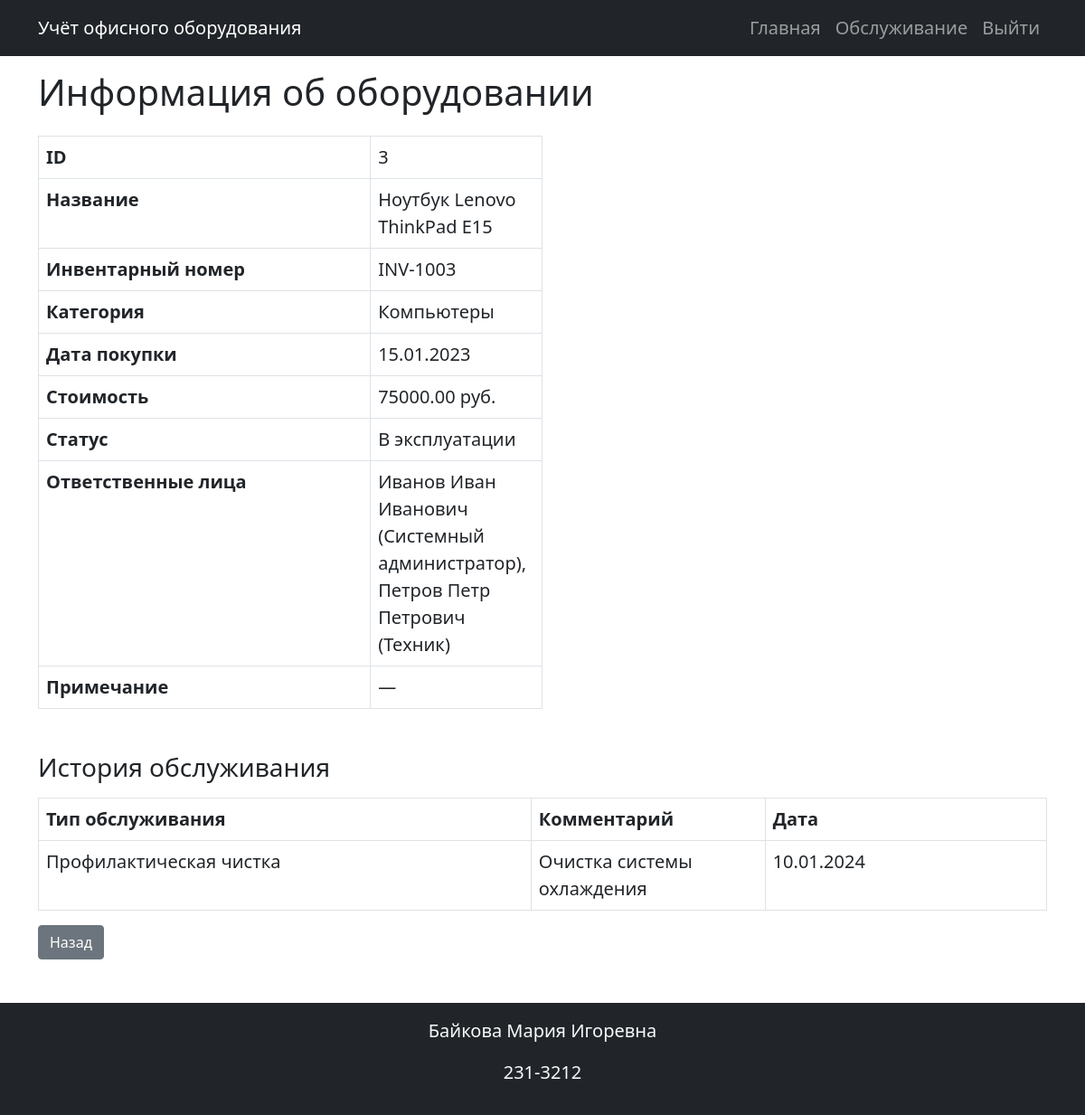
The page /equipment/3 (signed in) on the database its author committed.
### models.py (models this page shows)
class Equipment(db.Model):
    id = db.Column(db.Integer, primary_key=True)
    name = db.Column(db.String(255), nullable=False)
    inventory_number = db.Column(db.String(100), nullable=False, unique=True)
    category_id = db.Column(db.Integer, db.ForeignKey('category.id'), nullable=False)
    purchase_date = db.Column(db.Date, nullable=False)
    cost = db.Column(db.Numeric(10, 2), nullable=False)
    status = db.Column(db.Enum('В эксплуатации', 'На ремонте', 'Списано'), nullable=False, default='В эксплуатации')
    comment = db.Column(db.Text)
    category = db.relationship('Category', backref='equipments')
    photo = db.relationship("Photo", back_populates="equipment", uselist=False, cascade='all, delete-orphan')
    service_records = db.relationship('ServiceHistory', backref='equipment', cascade='all, delete-orphan')
    responsible_persons = db.relationship('ResponsiblePerson', secondary=equipment_responsible, back_populates='equipments')

class Category(db.Model):
    id = db.Column(db.Integer, primary_key=True)
    name = db.Column(db.String(100), nullable=False)
    description = db.Column(db.Text, nullable=False)

class ResponsiblePerson(db.Model):
    id = db.Column(db.Integer, primary_key=True)
    full_name = db.Column(db.String(255), nullable=False)
    position = db.Column(db.String(100), nullable=False)
    contact_info = db.Column(db.String(255), nullable=False)
    equipments = db.relationship('Equipment', secondary=equipment_responsible, back_populates='responsible_persons')

class ServiceHistory(db.Model):
    id = db.Column(db.Integer, primary_key=True)
    equipment_id = db.Column(db.Integer, db.ForeignKey('equipment.id'), nullable=False)
    date = db.Column(db.Date, nullable=False)
    service_type = db.Column(db.String(100), nullable=False)
    comment = db.Column(db.Text)

### equipment_bp.py (the view)
@equipment_bp.route('/<int:equipment_id>')
@login_required
@check_rights('view_equipment')
def view_equipment(equipment_id):
    equipment = Equipment.query.get_or_404(equipment_id)
    service_history = []
    if current_user.role.name in ['Admin', 'Technician']:
        service_history = ServiceHistory.query.filter_by(equipment_id=equipment.id).order_by(ServiceHistory.date.desc()).all()
    return render_template('view_equipment.html', equipment=equipment, service_history=service_history)

### app.py (called while the page is built, shortened)
@login_manager.user_loader
def load_user(user_id):
    return db.session.get(User, int(user_id))

@app.before_request
def init_db():
    db.create_all()

### permission.py (called while the page is built)
def check_rights(permission):
    def decorator(view_func):
        @wraps(view_func)
        def wrapper(*args, **kwargs):
            role_name = current_user.role.name if current_user.is_authenticated and current_user.role else None
            allowed = permission in ROLE_PERMISSIONS.get(role_name, set())
            if not allowed:
                flash("У вас недостаточно прав для доступа к данной странице.", "warning")
                return redirect(url_for("index"))
            return view_func(*args, **kwargs)
        return wrapper
    return decorator

### templates/view_equipment.html (shortened to what this page needs)
{% extends 'base.html' %}
{% block content %}
<h1 class="mb-4">Информация об оборудовании</h1>
<table class="table table-bordered w-50">
    <tr>
        <th>ID</th>
        <td>{{ equipment.id }}</td>
    </tr>
    <tr>
        <th>Название</th>
        <td>{{ equipment.name }}</td>
    </tr>
    <tr>
        <th>Инвентарный номер</th>
        <td>{{ equipment.inventory_number }}</td>
    </tr>
    <tr>
        <th>Категория</th>
        <td>{{ equipment.category.name }}</td>
    </tr>
    <tr>
        <th>Дата покупки</th>
        <td>{{ equipment.purchase_date.strftime('%d.%m.%Y') if equipment.purchase_date else '—' }}</td>
    </tr>
    <tr>
        <th>Стоимость</th>
        <td>{{ equipment.cost }} руб.</td>
    </tr>
    <tr>
        <th>Статус</th>
        <td>{{ equipment.status }}</td>
    </tr>
    <tr>
        <th>Ответственные лица</th>
        <td>
            {% for person in equipment.responsible_persons %}
                {{ person.full_name }} ({{ person.position }}){% if not loop.last %}, {% endif %}
            {% else %}
                —
            {% endfor %}
        </td>
    </tr>
    <tr>
        <th>Примечание</th>
        <td>{{ equipment.comment or '—' }}</td>
    </tr>
</table>
{% if current_user.role.name in ['Admin', 'Technician'] %}
    <h3 class="mt-5">История обслуживания</h3>
    {% if service_history %}
        <table class="table table-bordered mt-3">
            <thead>
                <tr>
                    <th>Тип обслуживания</th>
                    <th>Комментарий</th>
                    <th>Дата</th>
                </tr>
            </thead>
            <tbody>
                {% for record in service_history %}
                    <tr>
                        <td>{{ record.service_type }}</td>
                        <td>{{ record.comment or '—' }}</td>
                        <td>{{ record.date.strftime('%d.%m.%Y') }}</td>
                    </tr>
                {% endfor %}
            </tbody>
        </table>
    {% else %}
        <p class="text-muted">Нет записей об обслуживании.</p>
    {% endif %}
{% endif %}
<a href="{{ url_for('index') }}" class="btn btn-secondary">Назад</a>
{% endblock %}

### static/styles.css (style rules this page uses)
body { font-size: 1.25rem; }
.table th:nth-child(3), .table td:nth-child(3) { width: 200px; }
.table th:nth-child(1), .table td:nth-child(1) { width: 350px; }
.table th:nth-child(2), .table td:nth-child(2) { width: 160px; }

### rows shown on the page
Equipment: id "3", name "Ноутбук Lenovo ThinkPad E15", inventory_number "INV-1003", purchase_date "15.01.2023", cost "75000.00", status "В эксплуатации", comment "—"
Category: category.name "Компьютеры"
ResponsiblePerson: full_name "Иванов Иван Иванович", position "Системный администратор"
ResponsiblePerson: full_name "Петров Петр Петрович", position "Техник"
ServiceHistory: service_type "Профилактическая чистка", comment "Очистка системы охлаждения", date "10.01.2024"
